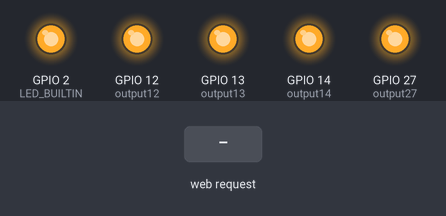
The sketch below on a simulated ESP8266 (NodeMCU). On the bench: output pins drawn as LEDs (lit = HIGH, except the on-board LED, lit = LOW). The inputs (shaded band) are chosen by the test bench. What the sketch prints to the serial monitor is not drawn.

Above: at 2.2 s.
2.3 s: HTTP request GET /12/off received
At 2.9 s:
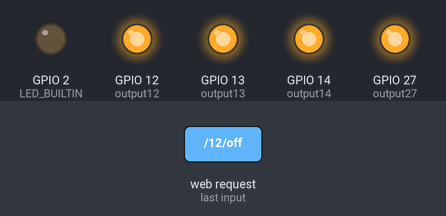
3.8 s: HTTP request GET /13/on received
At 5.0 s:
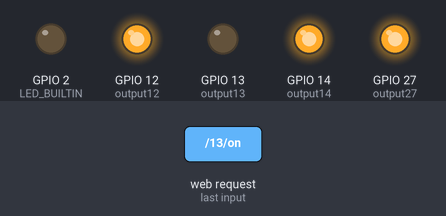
5.3 s: HTTP request GET /12/on received
At 6.4 s:
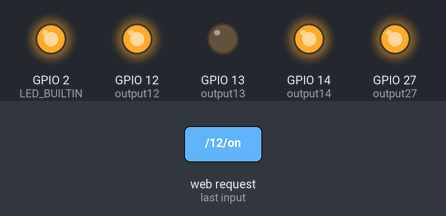
6.8 s: HTTP request GET /14/on received
At 7.5 s:
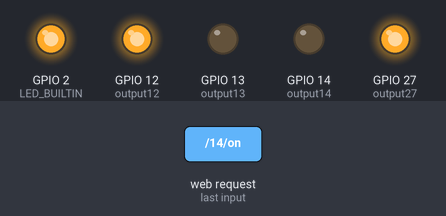
8.3 s: HTTP request GET /13/off received
At 8.6 s:
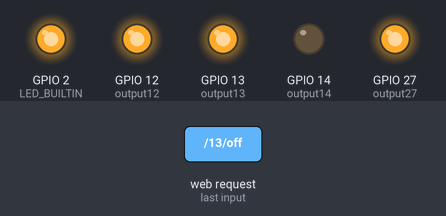
9.8 s: HTTP request GET /27/on received
At 11.0 s:
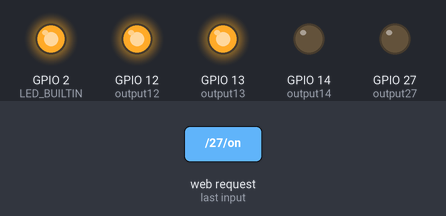
Timing chart, 0 to 12.3 s (numbered marks = the images above; inputs shaded):
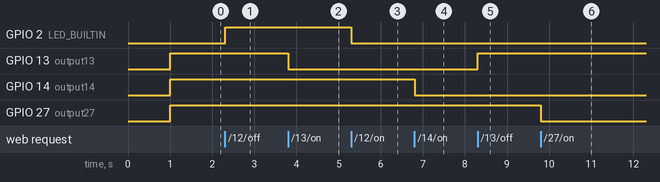

Measured:
- after the input at 2.3 s, GPIO 2 (LED_BUILTIN): LOW → HIGH at once
- after the input at 3.8 s, GPIO 13 (output13): HIGH → LOW at once
- after the input at 5.3 s, GPIO 2 (LED_BUILTIN): HIGH → LOW at once
- after the input at 6.8 s, GPIO 14 (output14): HIGH → LOW at once
- after the input at 8.3 s, GPIO 13 (output13): LOW → HIGH at once
- after the input at 9.8 s, GPIO 27 (output27): HIGH → LOW at once

The sketch:

4_CH_AP.ino
```cpp
/*********
 This code is from Rui Santos ,i do some changes to work this code for 4 ch. relay module

  Complete project details at https://randomnerdtutorials.com
*********/
/****** This code is for esp32 for using esp8266 just replace <wifi.h> into <esp8266wifi.h> , also change the  output GPIO pins ****/
// Load Wi-Fi library
//#include <WiFi.h>
#include <ESP8266WiFi.h>

// Replace with your network credentials
// to create its own wifi network
const char* ssid     = "ESP32-Access-Point";
const char* password = "123456789";

// Set web server port number to 80
WiFiServer server(80);

// Variable to store the HTTP request
String header;

// Auxiliar variables to store the current output state
//this pins for esp32
//change the pins for esp8266
String output12State = "off";
String output13State = "off";
String output14State = "off";
String output27State = "off";

// Assign output variables to GPIO pins
const int output12 = 12;
const int output13 = 13;
const int output14 = 14;
const int output27 = 27;
void setup() {
  Serial.begin(115200);
  // Initialize the output variables as outputs
  pinMode(output12, OUTPUT);
  pinMode(output13, OUTPUT);
    pinMode(output14, OUTPUT);
  pinMode(output27, OUTPUT);
    pinMode(LED_BUILTIN, OUTPUT);


  delay(1000);
  Serial.println("serial test...");

  // Set outputs to high because we are using active low type relay module
  digitalWrite(output12, HIGH);
  digitalWrite(output13, HIGH);
  digitalWrite(output14, HIGH);
  digitalWrite(output27, HIGH);


  // Connect to Wi-Fi network with SSID and password
  Serial.print("Setting AP (Access Point)…");
  // Remove the password parameter, if you want the AP (Access Point) to be open
 // WiFi.softAP(ssid, password);
   WiFi.softAP(ssid);

  IPAddress IP = WiFi.softAPIP();
  Serial.print("AP IP address: ");
  Serial.println(IP);

  server.begin();
}

void loop(){
  WiFiClient client = server.available();   // Listen for incoming clients

  if (client) {                             // If a new client connects,
    Serial.println("New Client.");          // print a message out in the serial port
    String currentLine = "";                // make a String to hold incoming data from the client
    while (client.connected()) {            // loop while the client's connected
      if (client.available()) {             // if there's bytes to read from the client,
        char c = client.read();             // read a byte, then
        Serial.write(c);                    // print it out the serial monitor
        header += c;
        if (c == '\n') {                    // if the byte is a newline character
          // if the current line is blank, you got two newline characters in a row.
          // that's the end of the client HTTP request, so send a response:
          if (currentLine.length() == 0) {
            // HTTP headers always start with a response code (e.g. HTTP/1.1 200 OK)
            // and a content-type so the client knows what's coming, then a blank line:
            client.println("HTTP/1.1 200 OK");
            client.println("Content-type:text/html");
            client.println("Connection: close");
            client.println();

            // turns the GPIOs on and off
            //foe GPIO12
            if (header.indexOf("GET /12/on") >= 0)
            {
              Serial.println("GPIO 12 on");
              output12State = "on";
            //  digitalWrite(output12, LOW);
              digitalWrite(LED_BUILTIN, LOW);
            }
            else if (header.indexOf("GET /12/off") >= 0)
            {
              Serial.println("GPIO 12 off");
              output12State = "off";
             // digitalWrite(output12, HIGH);
              digitalWrite(LED_BUILTIN, HIGH);
            }


            //for GPIO13
            else if (header.indexOf("GET /13/on") >= 0)
            {
              Serial.println("GPIO 13 on");
              output13State = "on";
              digitalWrite(output13, LOW);
            }
            else if (header.indexOf("GET /13/off") >= 0)
            {
              Serial.println("GPIO 13 off");
              output13State = "off";
              digitalWrite(output13, HIGH);
            }


             //for GPIO14
             else if (header.indexOf("GET /14/on") >= 0)
            {
              Serial.println("GPIO 14 on");
              output14State = "on";
              digitalWrite(output14, LOW);
            }
            else if (header.indexOf("GET /14/off") >= 0)
            {
              Serial.println("GPIO 14 off");
              output14State = "off";
              digitalWrite(output14, HIGH);
            }


            //for GPIO27
            else if (header.indexOf("GET /27/on") >= 0)
            {
              Serial.println("GPIO 27 on");
              output27State = "on";
              digitalWrite(output27, LOW);
            }
            else if (header.indexOf("GET /27/off") >= 0)
            {
              Serial.println("GPIO 27 off");
              output27State = "off";
              digitalWrite(output27, HIGH);
            }


            // Display the HTML web page
            client.println("<!DOCTYPE html><html>");
            client.println("<head><meta name=\"viewport\" content=\"width=device-width, initial-scale=1\">");
            client.println("<link rel=\"icon\" href=\"data:,\">");
            // CSS to style the on/off buttons
            // Feel free to change the background-color and font-size attributes to fit your preferences
            client.println("<style>html { font-family: Helvetica; display: inline-block; margin: 0px auto; text-align: center;}");
            client.println(".button { background-color: #4CAF50; border: none; color: white; padding: 16px 40px;");
            client.println("text-decoration: none; font-size: 30px; margin: 2px; cursor: pointer;}");
            client.println(".button2 {background-color: #555555;}</style></head>");

            // Web Page Heading
            client.println("<body><h1>ESP32 Web Server</h1>");


            // Display current state, and ON/OFF buttons for GPIO 12
            client.println("<p>GPIO 12 - State " + output12State + "</p>");
            // If the output12State is off, it displays the ON button
            if (output12State=="off") {
              client.println("<p><a href=\"/12/on\"><button class=\"button\">ON</button></a></p>");
            } else {
              client.println("<p><a href=\"/12/off\"><button class=\"button button2\">OFF</button></a></p>");
            }


            // Display current state, and ON/OFF buttons for GPIO 27
            client.println("<p>GPIO 27 - State " + output27State + "</p>");
            // If the output27State is off, it displays the ON button
            if (output27State=="off") {
              client.println("<p><a href=\"/27/on\"><button class=\"button\">ON</button></a></p>");
            } else {
              client.println("<p><a href=\"/27/off\"><button class=\"button button2\">OFF</button></a></p>");
            }


    // Display current state, and ON/OFF buttons for GPIO 13
            client.println("<p>GPIO 13 - State " + output13State + "</p>");
            // If the output13State is off, it displays the ON button
            if (output13State=="off") {
              client.println("<p><a href=\"/13/on\"><button class=\"button\">ON</button></a></p>");
            } else {
              client.println("<p><a href=\"/13/off\"><button class=\"button button2\">OFF</button></a></p>");
            }

    // Display current state, and ON/OFF buttons for GPIO 14
            client.println("<p>GPIO 14 - State " + output14State + "</p>");
            // If the output14State is off, it displays the ON button
            if (output14State=="off") {
              client.println("<p><a href=\"/14/on\"><button class=\"button\">ON</button></a></p>");
            } else {
              client.println("<p><a href=\"/14/off\"><button class=\"button button2\">OFF</button></a></p>");
            }


          client.println("</body></html>");

            // The HTTP response ends with another blank line
            client.println();
            // Break out of the while loop
            break;
          } else { // if you got a newline, then clear currentLine
            currentLine = "";
          }
        } else if (c != '\r') {  // if you got anything else but a carriage return character,
          currentLine += c;      // add it to the end of the currentLine
        }
      }
    }
    // Clear the header variable
    header = "";
    // Close the connection
    client.stop();
    Serial.println("Client disconnected.");
    Serial.println("");
  }
}
```
